Frame 1 (no input): blank canvas, image omitted
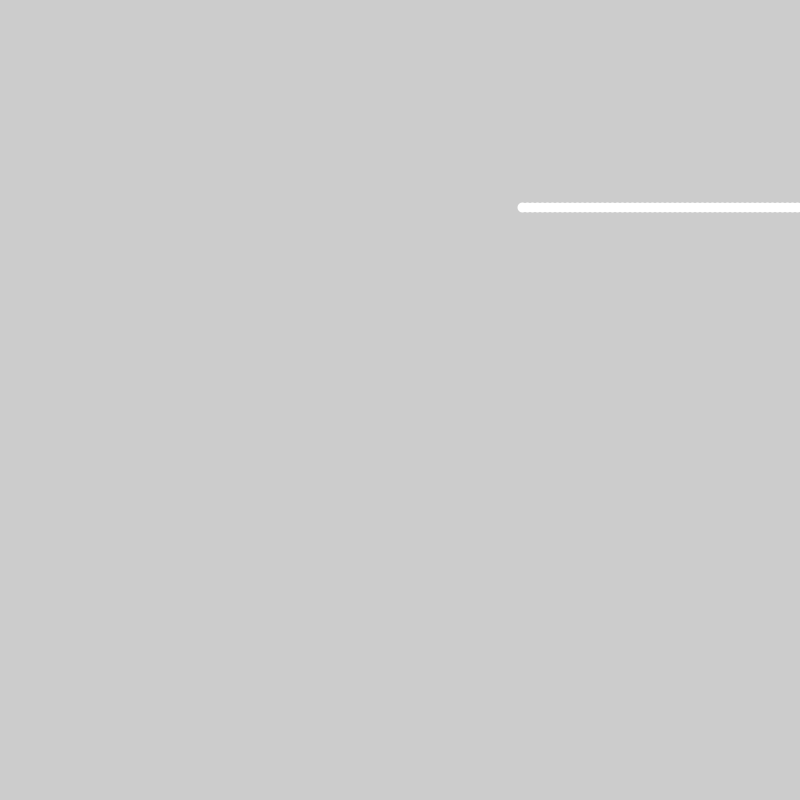
Frame 60 (the mouse pressed at the canvas centre just before this capture)
Frame 120 (the mouse held since frame 60 and released just before this capture): identical to frame 60, image omitted

The Processing sketch that drew this single still picture (run headless with seeded random() and noise(); from frame 60 on, the mouse is pressed at the canvas centre):

// Processing sketch: reflect02
// ── reflect02.pde

PVector[] positions;
PVector[] velocities;
PVector[][] planes = {{new PVector(0,0), new PVector(1,0)},
                      {new PVector(width,0), new PVector(-1,0)},
                      {new PVector(0,0), new PVector(0,1)},
                      {new PVector(0,height), new PVector(0,-1)}};;

int N = 1;


void setup() {
 size(800,800); 
 frameRate(20);
 
 positions = new PVector[N];
 velocities = new PVector[N];
 
 
 for (int i=0; i<N; i++) {
   positions[i] = new PVector(random(0,width), random(0,height));
   velocities[i] = new PVector(random(5,5), random(0,0));
 }
}

PVector reflect (PVector velocity, PVector normal) {
  float resilience = 1f;
  
  PVector newVelocity = velocity.get();
  PVector normalForce = normal.get();

  float dot = normal.dot(velocity);
  normalForce.mult(2*dot);
  newVelocity.sub(normalForce);
  newVelocity.mult(resilience);

  return newVelocity;  
}

int signum (float v) {
  if (v<0) return -1;
  else if (v>0) return 1;
  else return 0;
}

float distanceToPlane (PVector point, PVector planePoint, PVector planeNormal) {
  
  PVector diff = point.get();
  diff.sub(planePoint);
  return planeNormal.dot(diff);
}

boolean collideWithPlane (PVector point0, PVector point1, PVector planePoint, PVector planeNormal) {
  float d0 = distanceToPlane(point0, planePoint, planeNormal);
  float d1 = distanceToPlane(point1, planePoint, planeNormal);
   
  println(d0+" "+d1);
  return (signum(d0) != signum(d1)); 
}


void update() {
 for (int i=0; i<N; i++) {
   PVector oldPosition = positions[i].get();
   PVector newPosition = positions[i].get();
   newPosition.add(velocities[i]);
   
   for (int j=0; j<1; j++) {
     if (collideWithPlane(oldPosition, newPosition, planes[j][0], planes[j][1])) {
      velocities[i] = reflect(velocities[i], planes[j][1]);
     }       
   } 
   positions[i].add(velocities[i]);
 }
}

void draw() {
  
  update();
  clear();
  stroke(255);
  strokeWeight(10);
  for (int i=0; i<N; i++) {
    point(positions[i].x, positions[i].y);
  }
}
